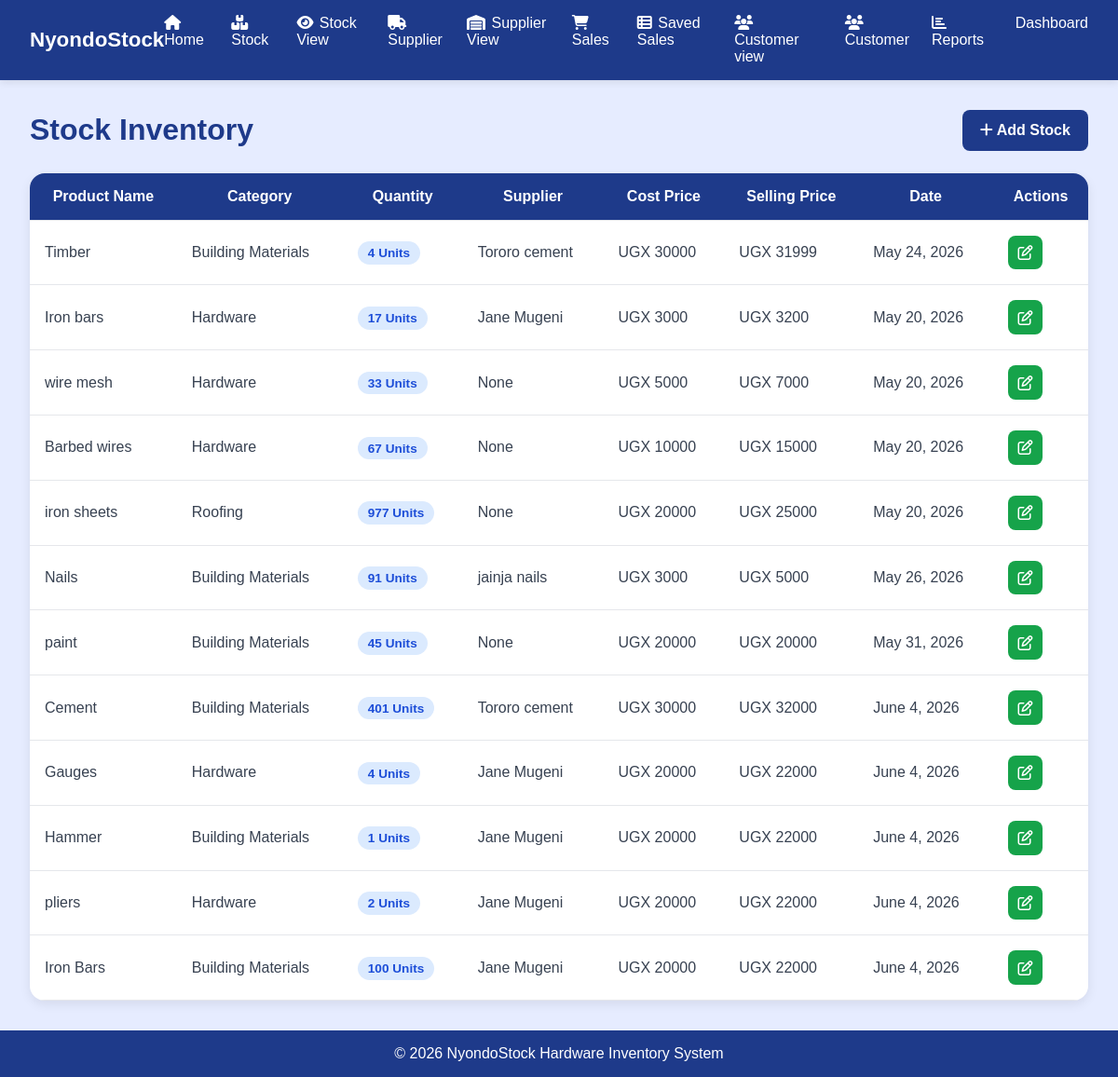
The app's page /add/ (signed in) with its own data.
### mugeniapp/models.py (models this page shows, shortened)
class Stock(models.Model):
    name = models.CharField(max_length=100, unique=True)
    category = models.CharField(max_length=100)
    quantity = models.PositiveIntegerField(default=0)
    supplier = models.CharField(max_length=100, null=True)
    cost_price = models.PositiveIntegerField(default=0)
    selling_price = models.PositiveIntegerField(default=0)
    date = models.DateField()

### mugeniapp/views.py (the view)
# urls.py: path('add/', views.add, name='add'),
@login_required
def add(request):
    stocks = Stock.objects.all()
    return render(request, 'add.html', {'stocks': stocks})

### mugeniapp/templates/add.html (shortened to what this page needs)
<!doctype html>
<html lang="en">
  <head>
  </head>
  <body>
    <nav>
      <div class="logo">NyondoStock</div>
      <ul>
        <li>
          <a href="{% url 'index' %}"><i class="fa-solid fa-house"></i>Home</a>
        </li>
        <li>
          <a href="{% url 'stock' %}"
            ><i class="fa-solid fa-boxes-stacked"></i>Stock</a
          >
        </li>
        <li>
          <a href="{% url 'add' %}"
            ><i class="fa-solid fa-eye"></i>Stock View</a
          >
        </li>
       {% if request.user.is_superuser %}
        <li>
          <a href="{% url 'supplier' %}"
            ><i class="fa-solid fa-truck"></i>Supplier</a
          >
        </li>
        <li>
          <a href="{% url 'supplier_view' %}"
            ><i class="fa-solid fa-warehouse"></i>Supplier View</a
          >
        </li>
        <li class="nav-item">
          <a class="nav-link" href="{% url 'sales' %}"
            ><i class="fa-solid fa-cart-shopping"></i>Sales</a
          >
        </li>
        <li class="nav-item">
          <a class="nav-link" href="{% url 'save' %}"
            ><i class="fa-solid fa-table-list"></i>Saved Sales</a
          >
        </li>
      <li class="nav-item">
          <a class="nav-link" href="{% url 'customer' %}"
            ><i class="fa-solid fa-users"></i>Customer view</a>
                  </li>
            <li class="nav-item">
              <a class="nav-link" href="{% url 'customer_list' %}"
                ><i class="fa-solid fa-users"></i>Customer</a
              >
          </li>
          <li>
            <a href="{% url 'reports' %}"
              ><i class="fa-solid fa-chart-bar"></i> Reports</a
            >
          </li>
          <li>
            <a href="{% url 'dashboard' %}">
               Dashboard
            </a>
          </li>
        {% endif %}
      </ul>
    </nav>
    <div class="main-content">
      <div class="page-header">
        <h1>Stock Inventory</h1>
        <a href="{% url 'stock' %}" class="add-btn">
          <i class="fa-solid fa-plus"></i> Add Stock
        </a>
      </div>
      <div class="table-container">
        <table>
          <thead>
            <tr>
              <th>Product Name</th>
              <th>Category</th>
              <th>Quantity</th>
              <th>Supplier</th>
              <th>Cost Price</th>
              <th>Selling Price</th>
              <th>Date</th>
              <th>Actions</th>
            </tr>
          </thead>
          <tbody>
            {% for stock in stocks %}
            <tr>
              <td>{{ stock.name }}</td>
              <td>{{ stock.category }}</td>
              <td>
                <span class="stock-badge"> {{ stock.quantity }} Units </span>
              </td>
              <td>{{ stock.supplier }}</td>
              <td>UGX {{ stock.cost_price }}</td>
              <td>UGX {{ stock.selling_price }}</td>
              <td>{{ stock.date }}</td>
              <td>
                <div class="actions">
                  <a
                    class="icon-btn edit-btn"
                    href="{% url 'edit_stock' stock.id %}"
                  >
                    <i class="fa-regular fa-pen-to-square"></i>
                  </a>
                </div>
              </td>
            </tr>
            {% endfor %}
          </tbody>
        </table>
      </div>
    </div>
    <footer>&copy; 2026 NyondoStock Hardware Inventory System</footer>
  </body>
</html>

### mugeniapp/templates/add.html (style rules this page uses)
* { margin: 0; padding: 0; box-sizing: border-box; }
body { font-family: Arial, sans-serif; background:#e6ecff; color: #374151; min-height: 100vh; display: flex; flex-direction: column; }
nav { background: #1e3a8a; padding: 1rem 2rem; display: flex; justify-content: space-between; align-items: center; box-shadow: 0 2px 8px rgba(0, 0, 0, 0.1); }
.logo { font-size: 1.4rem; font-weight: bold; color: white; }
nav ul { display: flex; list-style: none; gap: 1.5rem; }
nav ul li a { text-decoration: none; color: white; font-weight: 500; transition: 0.3s; }
nav ul li a i { margin-right: 0.4rem; }
.main-content { flex: 1; padding: 2rem; }
.page-header { display: flex; justify-content: space-between; align-items: center; margin-bottom: 1.5rem; }
.page-header h1 { color: #1e3a8a; font-size: 2rem; }
.add-btn { background: #1e3a8a; color: white; padding: 0.8rem 1.2rem; border-radius: 0.5rem; text-decoration: none; font-weight: bold; }
.table-container { background: white; border-radius: 1rem; overflow-x: auto; box-shadow: 0 4px 12px rgba(0, 0, 0, 0.08); }
table { width: 100%; border-collapse: collapse; min-width: 1000px; }
thead { background: #1e3a8a; color: white; }
th, td { padding: 1rem; border-bottom: 1px solid #e5e7eb; }
.actions { display: flex; gap: 0.6rem; }
.icon-btn { width: 2.3rem; height: 2.3rem; border-radius: 0.5rem; display: flex; align-items: center; justify-content: center; text-decoration: none; color: white; }
.edit-btn { background: #16a34a; }
.stock-badge { background: #dbeafe; color: #1d4ed8; padding: 0.3rem 0.7rem; border-radius: 999px; font-size: 0.85rem; font-weight: bold; }
footer { background: #1e3a8a; color: white; text-align: center; padding: 1rem; margin-top: auto; }

### records on screen
Stock: name "Timber", category "Building Materials", quantity "4", supplier "Tororo cement", cost_price "30000", selling_price "31999", date "May 24, 2026"
Stock: name "Iron bars", category "Hardware", quantity "17", supplier "Jane Mugeni", cost_price "3000", selling_price "3200", date "May 20, 2026"
Stock: name "wire mesh", category "Hardware", quantity "33", supplier "None", cost_price "5000", selling_price "7000", date "May 20, 2026"
Stock: name "Barbed wires", category "Hardware", quantity "67", supplier "None", cost_price "10000", selling_price "15000", date "May 20, 2026"
Stock: name "iron sheets", category "Roofing", quantity "977", supplier "None", cost_price "20000", selling_price "25000", date "May 20, 2026"
Stock: name "Nails", category "Building Materials", quantity "91", supplier "jainja nails", cost_price "3000", selling_price "5000", date "May 26, 2026"
Stock: name "paint", category "Building Materials", quantity "45", supplier "None", cost_price "20000", selling_price "20000", date "May 31, 2026"
Stock: name "Cement", category "Building Materials", quantity "401", supplier "Tororo cement", cost_price "30000", selling_price "32000", date "June 4, 2026"
Stock: name "Gauges", category "Hardware", quantity "4", supplier "Jane Mugeni", cost_price "20000", selling_price "22000", date "June 4, 2026"
Stock: name "Hammer", category "Building Materials", quantity "1", supplier "Jane Mugeni", cost_price "20000", selling_price "22000", date "June 4, 2026"
Stock: name "pliers", category "Hardware", quantity "2", supplier "Jane Mugeni", cost_price "20000", selling_price "22000", date "June 4, 2026"
Stock: name "Iron Bars", category "Building Materials", quantity "100", supplier "Jane Mugeni", cost_price "20000", selling_price "22000", date "June 4, 2026"
